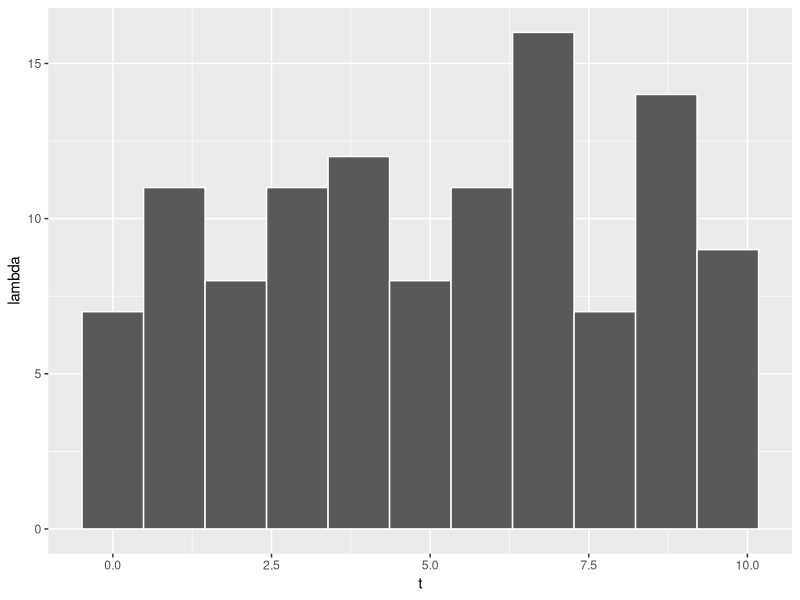
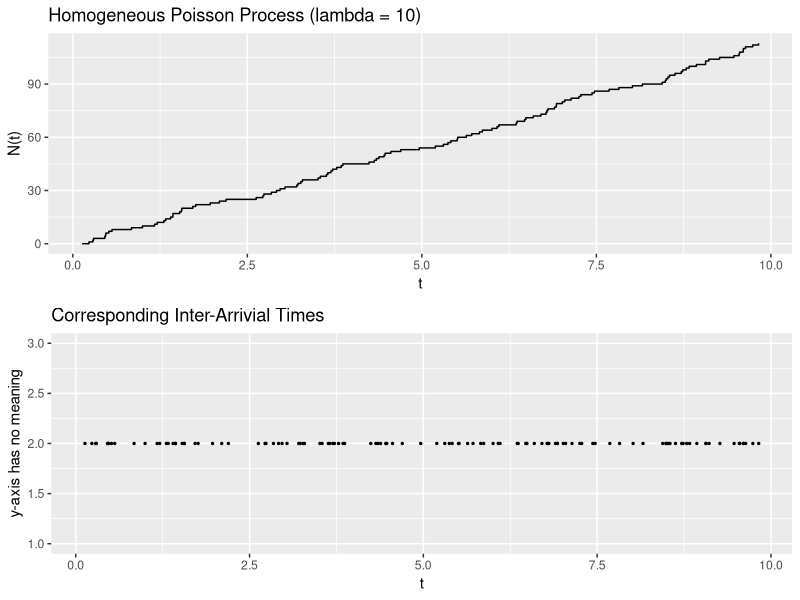

Source code (R) for these figures, in order:
## ---- chunk 1
library(tidyverse)
library(ggplot2)
## ---- chunk 2
set.seed(1) # for reproducibility

t_max <- 10 
t <- 0 

lmbda <- 10

X <- numeric(0) # vector of t

while(t <= t_max){
  u       <- runif(1)
  t       <-  t - log(u)/lmbda                # t ~ exp(1/lambda)
  if(t < t_max) {
    X <- c(X,t)                               # update index 
  }
}
## ---- chunk 3
length(X)
## ---- chunk 4
df_HPP = tibble(
  x = X, 
  y = 0:(length(X) - 1)
)

p_HPP <- ggplot(data=df_HPP, mapping=aes(x=x, y=y)) +
  geom_step() + 
  labs(title = "Homogeneous Poisson Process (lambda = 10)", 
       x = "t", 
       y = "N(t)")
#p_HPP
## ---- chunk 5
# Plot time plot
df_HPP <- df_HPP %>% add_column(
  t_fix = rep(2, length(df_HPP$x))
) 

p_HPP_time <- ggplot(data=df_HPP, mapping=aes(x=x, y=t_fix)) +
  geom_point(size=0.5) + 
  ylim(c(1,3)) +
  labs(title = "Corresponding Inter-Arrivial Times", 
       x = "t", 
       y = "y-axis has no meaning") 
#p_HPP_time
## ---- chunk 6
p_HPP_hist <- ggplot(data=df_HPP, mapping=aes(x=x)) + 
  geom_histogram(bins = 11, color = "white") + 

  labs(x = "t", 
       y = "lambda")
p_HPP_hist 
## ---- chunk 7
require(gridExtra)
grid.arrange(p_HPP, p_HPP_time)
